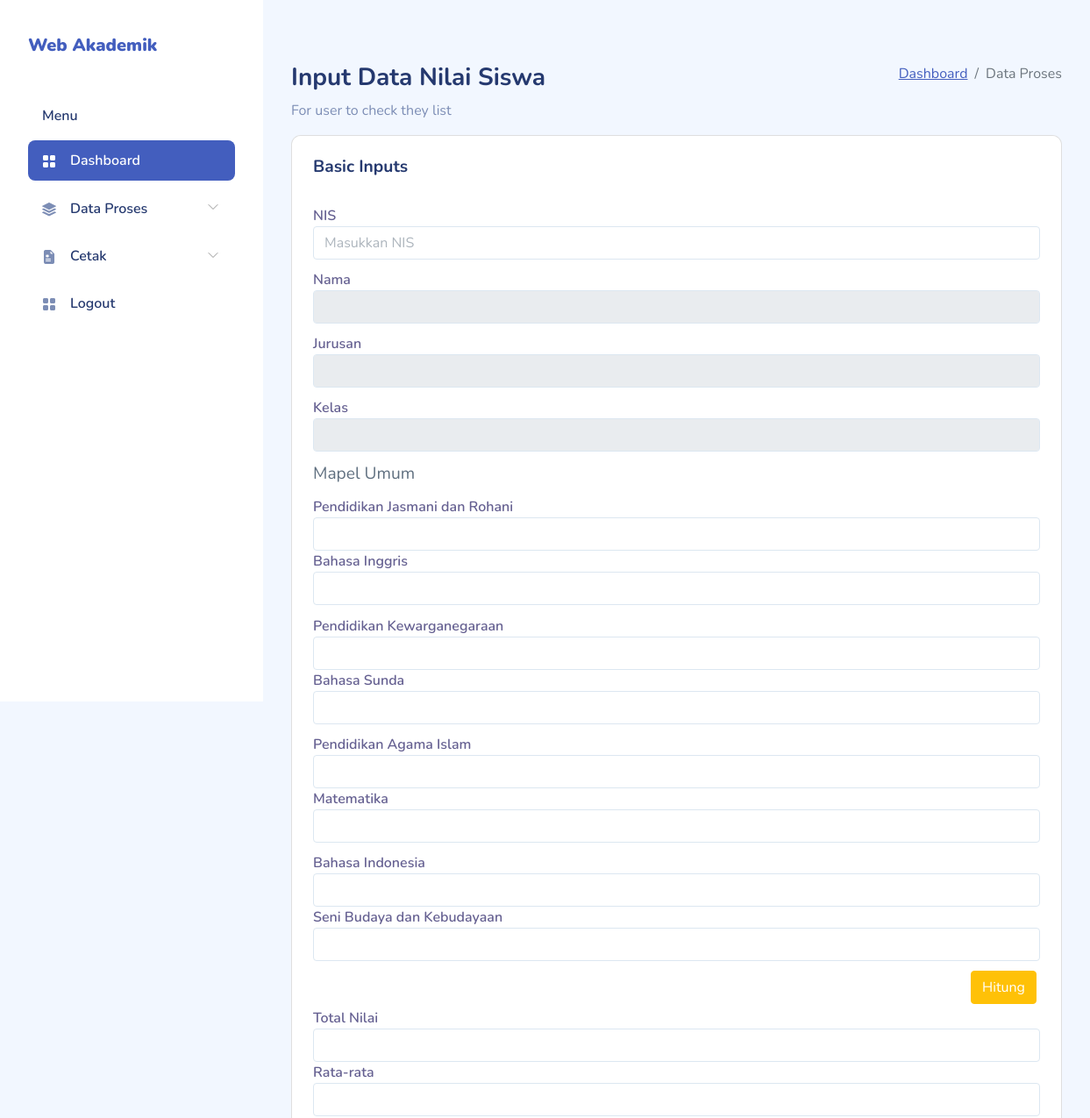
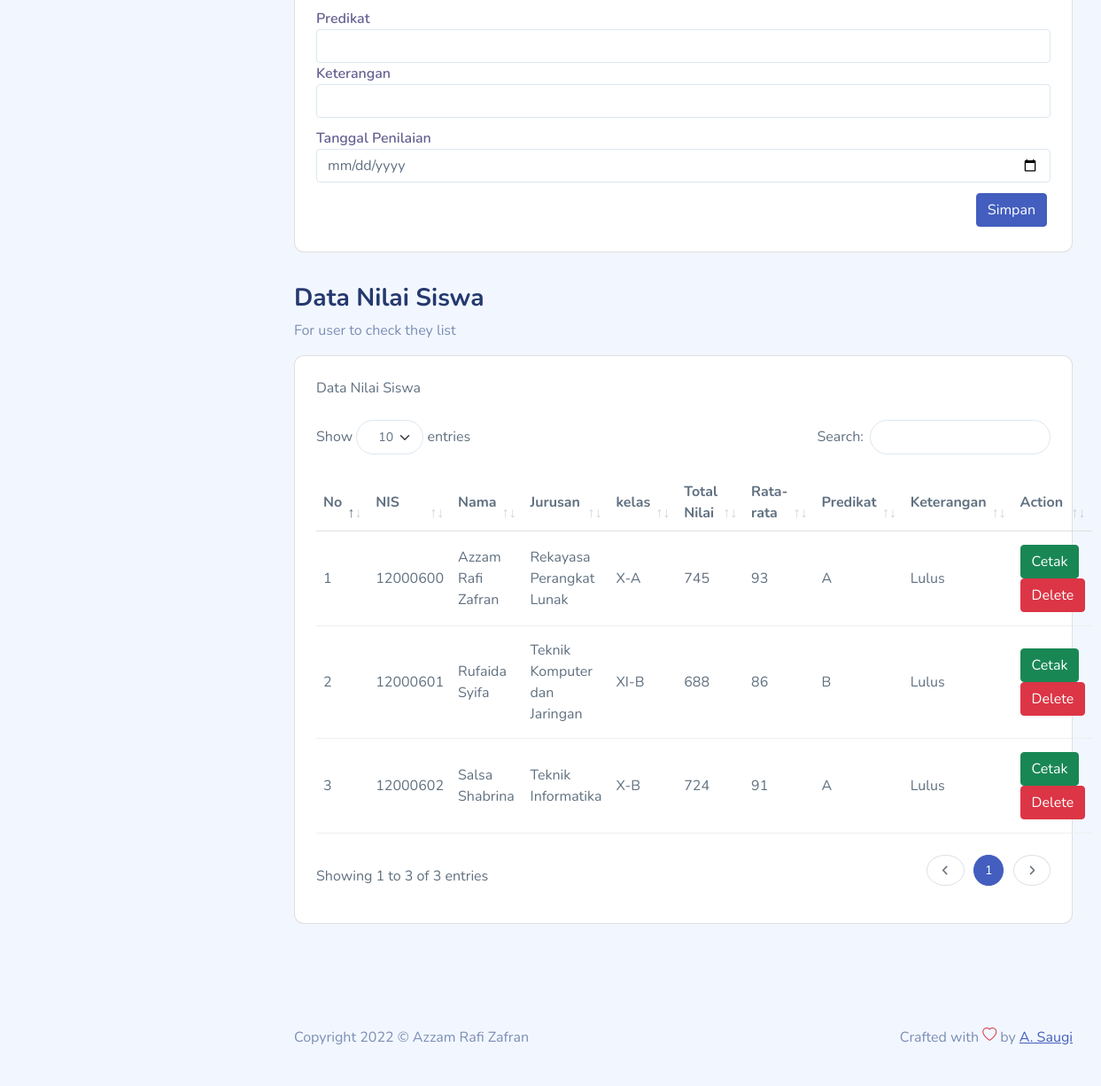
Screenshot of /admin/dashboard-admin.php?nilai-admin with the database file from the repository (2 pictures, top to bottom).
### tables this page shows
CREATE TABLE `tb_nilai` (
  `kd_nilai` int(11) NOT NULL,
  `nis` int(11) NOT NULL,
  `nama` varchar(50) NOT NULL,
  `jurusan` varchar(50) NOT NULL,
  `kelas` varchar(50) NOT NULL,
  `pjok` int(11) NOT NULL,
  `b_ingg` int(11) NOT NULL,
  `ppkn` int(11) NOT NULL,
  `b_sunda` int(11) NOT NULL,
  `pai` int(11) NOT NULL,
  `mtk` int(11) NOT NULL,
  `b_indo` int(11) NOT NULL,
  `sbk` int(11) NOT NULL,
  `total` int(11) NOT NULL,
  `rerata` int(11) NOT NULL,
  `predikat` varchar(30) NOT NULL,
  `status` varchar(30) NOT NULL,
  `tgl_penilaian` date NOT NULL
);

### admin/nilai-admin.php (the view, shortened to what this page needs)
<?php
    include "../koneksi.php";
?>
<form action="" method="POST"  enctype="multipart/form-data">
<div id="main" width="100%">
<div class="page-heading">
    <div class="page-title">
        <div class="row">
            <div class="col-12 col-md-6 order-md-1 order-last">
                <h3>Input Data Nilai Siswa</h3>
                <p class="text-subtitle text-muted">For user to check they list</p>
            </div>
            <div class="col-12 col-md-6 order-md-2 order-first">
                <nav aria-label="breadcrumb" class="breadcrumb-header float-start float-lg-end">
                    <ol class="breadcrumb">
                        <li class="breadcrumb-item"><a href="dashboard-admin.php">Dashboard</a></li>
                        <li class="breadcrumb-item active" aria-current="page">Data Proses</li>
                    </ol>
                </nav>
            </div>
        </div>
    </div>
    <section class="section">
        <div class="card">
            <div class="card-header">
                <h4 class="card-title">Basic Inputs</h4>
            </div>
            <div class="card-body">
                <div class="row">
                    <div class="col-md-12">
                        <div class="form-group">
                            <label for="basicInput">NIS</label>
                            <input type="number" id="nis" name="nis" class="form-control" placeholder="Masukkan NIS" value="<?php echo @$_POST['nis']?>" onchange="submit()">
                        </div>
                        <div class="form-group">
                            <label for="basicInput">Nama</label>
                            <input type="text" name="nama" value="<?php echo @$nis['nama'] ?>" class="form-control" readonly>
                        </div>
                        <div class="form-group">
                            <label for="basicInput">Jurusan</label>
                            <input type="text" name="jurusan" value="<?php echo @$nis['jurusan'] ?>" class="form-control" readonly>
                        </div>
                        <div class="form-group">
                            <label for="basicInput">Kelas</label>
                            <input type="text" name="kelas" value="<?php echo @$nis['kelas'] ?>" class="form-control" readonly>
                        </div>
                        <div class="form-group">
                            <div class="card-title">Mapel Umum</div>
                        </div>
                        <div class="form-group">
                            <label for="basicInput">Pendidikan Jasmani dan Rohani</label>
                            <input type="number" class="form-control" id="basicInput" name="pjok" value="<?php echo @$_POST['pjok']?>" required>
                            <label for="basicInput">Bahasa Inggris</label>
                            <input type="number" class="form-control" id="basicInput" name="b_ingg" value="<?php echo @$_POST['b_ingg']?>" required>
                        </div>
                        <div class="form-group">
                            <label for="basicInput">Pendidikan Kewarganegaraan</label>
                            <input type="number" class="form-control" id="basicInput" name="ppkn" value="<?php echo @$_POST['ppkn']?>" required>
                            <label for="basicInput">Bahasa Sunda</label>
                            <input type="number" class="form-control" id="basicInput" name="b_sunda" value="<?php echo @$_POST['b_sunda']?>" required>
                        </div>
                        <div class="form-group">
                            <label for="basicInput">Pendidikan Agama Islam</label>
                            <input type="number" class="form-control" id="basicInput" name="pai" value="<?php echo @$_POST['pai']?>" required>
                            <label for="basicInput">Matematika</label>
                            <input type="number" class="form-control" id="basicInput" name="mtk" value="<?php echo @$_POST['mtk']?>" required>
                        </div>
                        <div class="form-group">
                            <label for="basicInput">Bahasa Indonesia</label>
                            <input type="number" class="form-control" id="basicInput" name="b_indo" value="<?php echo @$_POST['b_indo']?>" required>
                            <label for="basicInput">Seni Budaya dan Kebudayaan</label>
                            <input type="number" class="form-control" id="basicInput" name="sbk" value="<?php echo @$_POST['sbk']?>" required>
                        </div>
                        <div class="col-12 d-flex justify-content-end">
                            <input type="submit" name="hitung" value="Hitung" class="btn btn-warning me-1 mb-1">
                        </div>
                        <div class="form-group">
                            <label for="basicInput">Total Nilai</label>
                            <input type="number" class="form-control" id="basicInput" name="total" value="<?php echo @$total?>">
                            <label for="basicInput">Rata-rata</label>
                            <input type="number" class="form-control" id="basicInput" name="rerata" value="<?php echo @$rerata?>">
                        </div>
                        <div class="form-group">
                            <label for="basicInput">Predikat</label>
                            <input type="text" class="form-control" id="basicInput" name="predikat" value="<?php echo @$predikat?>">
                            <label for="basicInput">Keterangan</label>
                            <input type="text" class="form-control" id="basicInput" name="status" value="<?php echo @$status?>">
                        </div>
                        <div class="form-group">
                            <label for="basicInput">Tanggal Penilaian</label>
                            <input type="date" class="form-control" id="basicInput" name="tgl_penilaian" value="<?php echo @$tgl_penilaian?>">
                        </div>
                        <div class="col-12 d-flex justify-content-end">
                                <input type="submit" name="simpan" value="Simpan" class="btn btn-primary me-1 mb-1">
                        </div>
                    </div>
                </div>
            </div>
        </div>
    </section>
    <div class="col-12 col-md-6 order-md-1 order-last">
                <h3>Data Nilai Siswa</h3>
                <p class="text-subtitle text-muted">For user to check they list</p>
            </div>
    <section class="section">
        <div class="card">
            <div class="card-header">
                Data Nilai Siswa
            </div>
            <div class="card-body">
                <table class="table" id="table1">
                    <thead>
                        <tr>
                            <th>No</th>
                            <th>NIS</th>
                            <th>Nama</th>
                            <th>Jurusan</th>
                            <th>kelas</th>
                            <th>Total Nilai</th>
                            <th>Rata-rata</th>
                            <th>Predikat</th>
                            <th>Keterangan</th>
                            <th>Action</th>
                        </tr>
                    </thead>
                    <tbody>
                        <?php
                            $sql = mysqli_query($con, "SELECT * FROM tb_nilai ORDER BY nis ASC");
                            $no = 0;
                            while($data = mysqli_fetch_array($sql)){
                            $no++;
                        ?>
                        <tr>
                            <td><?php echo $no ?></td>
                            <td><?php echo $data['nis']?></td>
                            <td><?php echo $data['nama']?></td>
                            <td><?php echo $data['jurusan']?></td>
                            <td><?php echo $data['kelas']?></td>
                            <td><?php echo $data['total']?></td>
                            <td><?php echo $data['rerata']?></td>
                            <td><?php echo $data['predikat']?></td>
                            <td><?php echo $data['status']?></td>
                            <td><a href="cetak-admin.php?cetak&id=<?php echo $data['kd_nilai']?>" class="btn btn-success">Cetak</a>
                                <a href="?nilai-admin&hapus&id=<?php echo $data['kd_nilai']?>" class="btn btn-danger">Delete</a></td>
                        </tr>
                        <?php
                            }
                        ?>
                    </tbody>
                </table>
            </div>
        </div>
    </section>
</div>
        </div>
</form>

### admin/assets/css/app.css (style rules this page uses)
.btn.btn-danger,.btn.btn-info,.btn.btn-primary,.btn.btn-secondary,.btn.btn-success,.btn.btn-warning { color:#fff }
.card { border:none;margin-bottom:2.2rem }
.card .card-header { border:none }
.card .card-header h4 { font-size:1.2rem;font-weight:700 }
.card .card-header~.card-body { padding-top:0 }
.card .card-title { font-size:1.2rem }
.card .card-body { padding:1.5rem }
.form-group { margin-bottom:.7rem }
.form-group label { color:rgba(35,28,99,.7);font-weight:600 }
.dataTable-table td,.dataTable-table thead th,.table td,.table thead th { vertical-align:middle }
.dataTable-table:not(.table-borderless) thead th,.table:not(.table-borderless) thead th { border-bottom:1px solid #dedede!important }
#main { margin-left:300px;padding:2rem }
.page-heading { margin:0 0 2rem }
.page-heading h3 { font-weight:700 }
a { text-decoration:none }

### admin/dashboard-admin.php (style rules this page uses)
table.dataTable td { padding: 15px 8px; }

### rows the page displays
tb_nilai: nis "12000600", nama "Azzam Rafi Zafran", jurusan "Rekayasa Perangkat Lunak", kelas "X-A", total "745", rerata "93", predikat "A", status "Lulus"
tb_nilai: nis "12000601", nama "Rufaida Syifa", jurusan "Teknik Komputer dan Jaringan", kelas "XI-B", total "688", rerata "86", predikat "B", status "Lulus"
tb_nilai: nis "12000602", nama "Salsa Shabrina", jurusan "Teknik Informatika", kelas "X-B", total "724", rerata "91", predikat "A", status "Lulus"
